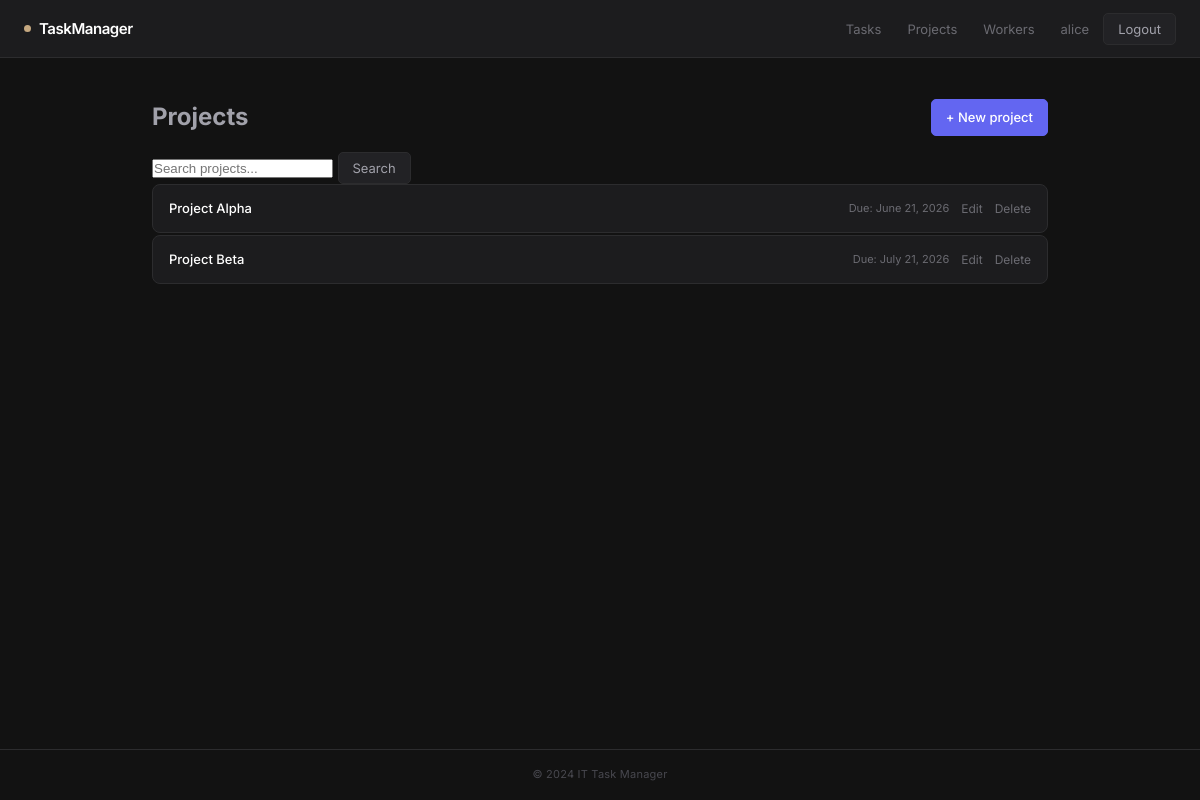
The app's page /projects/ (signed in) with its own data.
### tasks/models.py (models this page shows, shortened)
class Worker(AbstractUser):
    position = models.ForeignKey(
        Position,
        on_delete=models.SET_NULL,
        null=True,
        blank=True,
        related_name="workers",
    )
    class Meta:
        ordering = ["username"]

class Project(models.Model):
    name = models.CharField(max_length=200)
    description = models.TextField(blank=True, default="")
    team = models.ForeignKey(
        Team,
        on_delete=models.SET_NULL,
        null=True,
        blank=True,
        related_name="projects",
    )
    deadline = models.DateField(null=True, blank=True)
    is_complete = models.BooleanField(default=False)
    class Meta:
        ordering = ["name"]

### tasks/views.py (the view)
class ProjectListView(LoginRequiredMixin, ListView):
    model = Project
    template_name = "tasks/project_list.html"
    context_object_name = "projects"
    paginate_by = 10
    def get_queryset(self):
        qs = (
            Project.objects
            .select_related("team")
            .prefetch_related("tasks")
        )
        query = self.request.GET.get("q", "").strip()
        if query:
            qs = qs.filter(name__icontains=query)
        return qs
    def get_context_data(self, **kwargs):
        context = super().get_context_data(**kwargs)
        context["query_string"] = self.request.GET.urlencode()
        context["search_query"] = self.request.GET.get("q", "")
        return context

### templates/tasks/project_list.html (shortened to what this page needs)
{% extends "base.html" %}
{% block content %}
<section class="list-section">
  <header class="list-section__header">
    <h1>Projects</h1>
    <a href="{% url 'tasks:project-create' %}" class="btn btn--primary">
      + New project
    </a>
  </header>
  <form method="get" class="search-form">
    <input type="text" name="q" value="{{ search_query }}"
           placeholder="Search projects..." class="search-form__input">
    <button type="submit" class="btn">Search</button>
  </form>
  <ul class="task-list">
    {% for project in projects %}
      <li class="task-item">
        <a class="task-item__name"
           href="{% url 'tasks:project-detail' pk=project.pk %}">
          {{ project.name }}
        </a>
        {% if project.deadline %}
          <span class="task-item__project">Due: {{ project.deadline }}</span>
        {% endif %}
        <span class="task-item__actions">
          <a href="{% url 'tasks:project-update' pk=project.pk %}">Edit</a>
          <a href="{% url 'tasks:project-delete' pk=project.pk %}">
            Delete
          </a>
        </span>
      </li>
    {% empty %}
      <li class="empty-state">No projects found.</li>
    {% endfor %}
  </ul>
</section>
{% endblock %}

### templates/base.html (shortened to what this page needs)
{% load static %}
<!DOCTYPE html>
<html lang="en">
<head>
  <link rel="stylesheet" href="{% static 'css/style.css' %}">
</head>
<body>
  <nav class="navbar">
    <a class="navbar__brand" href="{% url 'tasks:index' %}">TaskManager</a>
    <ul class="navbar__links">
      {% if user.is_authenticated %}
        <li><a href="{% url 'tasks:task-list' %}">Tasks</a></li>
        <li><a href="{% url 'tasks:project-list' %}">Projects</a></li>
        <li><a href="{% url 'tasks:worker-list' %}">Workers</a></li>
        <li>
          <a href="{% url 'tasks:worker-detail' pk=user.pk %}">
            {{ user.username }}
          </a>
        </li>
        <li>
          <form method="post" action="{% url 'tasks:logout' %}">
            <button type="submit" class="btn btn--link">Logout</button>
          </form>
        </li>
      {% else %}
        <li><a href="{% url 'tasks:login-page' %}">Login</a></li>
        <li><a href="{% url 'tasks:signup' %}">Sign up</a></li>
      {% endif %}
    </ul>
  </nav>
  <main class="main-content">
    {% block content %}{% endblock %}
  </main>
  <footer class="footer">
    <p>&copy; 2024 IT Task Manager</p>
  </footer>
</body>
</html>

### static/css/style.css (style rules this page uses)
:root { --color-bg: #121212; --color-surface: #1c1c1e; --color-surface-active: #262629; --color-surface-input: #151618; --color-border: #2c2c2e; --color-border-focus: #383838; --color-text: #ffffff; --color-text-muted: #6b6b72; --color-text-light: #a1a1aa; --color-accent: #c5a880; --color-primary: #6366f1; --color-primary-hover: #4f46e5; --color-focus-ring: rgba(99, 102, 241, 0.28); --priority-low: #34d399; --priority-medium: #fbbf24; --priority-high: #fb923c; --priority-critical: #f87171; --radius-sm: 5px; --radius-md: 8px; --radius-lg: 10px; --radius-xl: 16px; --font-sans: 'Inter', system-ui, -apple-system, sans-serif; --shadow-sm: 0 1px 2px rgba(0, 0, 0, 0.2); --shadow-md: 0 4px 12px rgba(0, 0, 0, 0.4); }
*, *::before, *::after { box-sizing: border-box; margin: 0; padding: 0; }
body { font-family: var(--font-sans); background: var(--color-bg); color: var(--color-text-light); line-height: 1.6; min-height: 100vh; display: flex; flex-direction: column; -webkit-font-smoothing: antialiased; }
a { color: var(--color-primary); text-decoration: none; cursor: pointer; }
.navbar { background: var(--color-surface); border-bottom: 1px solid var(--color-border); padding: 0 1.5rem; height: 58px; display: flex; align-items: center; justify-content: space-between; }
.navbar__brand { font-size: 15px; font-weight: 600; color: var(--color-text); letter-spacing: -0.03em; display: flex; align-items: center; gap: 8px; }
.navbar__brand::before { content: ''; width: 7px; height: 7px; border-radius: 50%; background: var(--color-accent); flex-shrink: 0; display: inline-block; }
.navbar__links { list-style: none; display: flex; align-items: center; gap: 2px; }
.navbar__links a, .navbar__links .user-link { font-size: 13px; color: var(--color-text-muted); padding: 6px 12px; border-radius: var(--radius-sm); transition: color 0.15s; }
.main-content { flex: 1; max-width: 960px; width: 100%; margin: 2.5rem auto; padding: 0 2rem; display: grid; gap: 32px; }
.footer { border-top: 1px solid var(--color-border); padding: 16px 0; text-align: center; font-size: 11px; color: #48484f; letter-spacing: 0.02em; }
.btn { display: inline-flex; align-items: center; justify-content: center; background: #222225; border: 1px solid var(--color-border); color: var(--color-text-light); padding: 7px 14px; border-radius: var(--radius-sm); font-size: 13px; font-weight: 400; cursor: pointer; font-family: inherit; transition: background 0.15s, border-color 0.15s, color 0.15s; }
.btn--primary { background: var(--color-primary); border-color: var(--color-primary); color: var(--color-text); font-weight: 500; }
.list-section__header { display: flex; justify-content: space-between; align-items: center; margin-bottom: 16px; }
.task-list { display: flex; flex-direction: column; gap: 2px; }
.task-item { display: flex; align-items: center; gap: 12px; padding: 13px 16px; background: var(--color-surface); border: 1px solid var(--color-border); border-radius: var(--radius-md); transition: background 0.15s; }
.task-item__name { flex: 1; font-size: 13px; font-weight: 500; color: var(--color-text); }
.task-item__project { font-size: 11px; color: var(--color-text-muted); }
.task-item__actions { display: flex; gap: 12px; font-size: 12px; }
.task-item__actions a { color: var(--color-text-muted); }

### records on screen
Worker: username "alice"
Project: name "Project Alpha", deadline "June 21, 2026"
Project: name "Project Beta", deadline "July 21, 2026"
